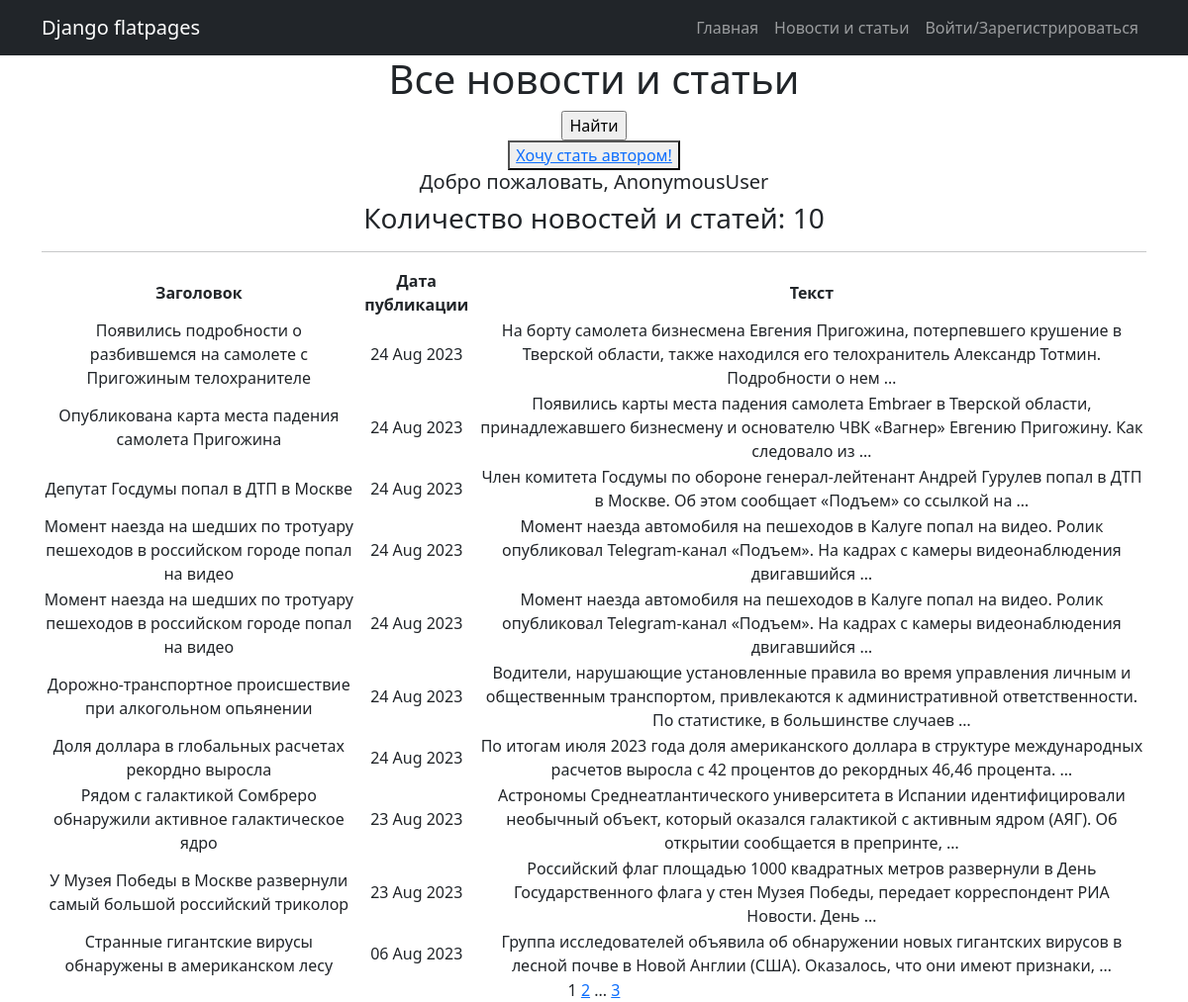
/posts/, run on an earlier commit of the app's database.
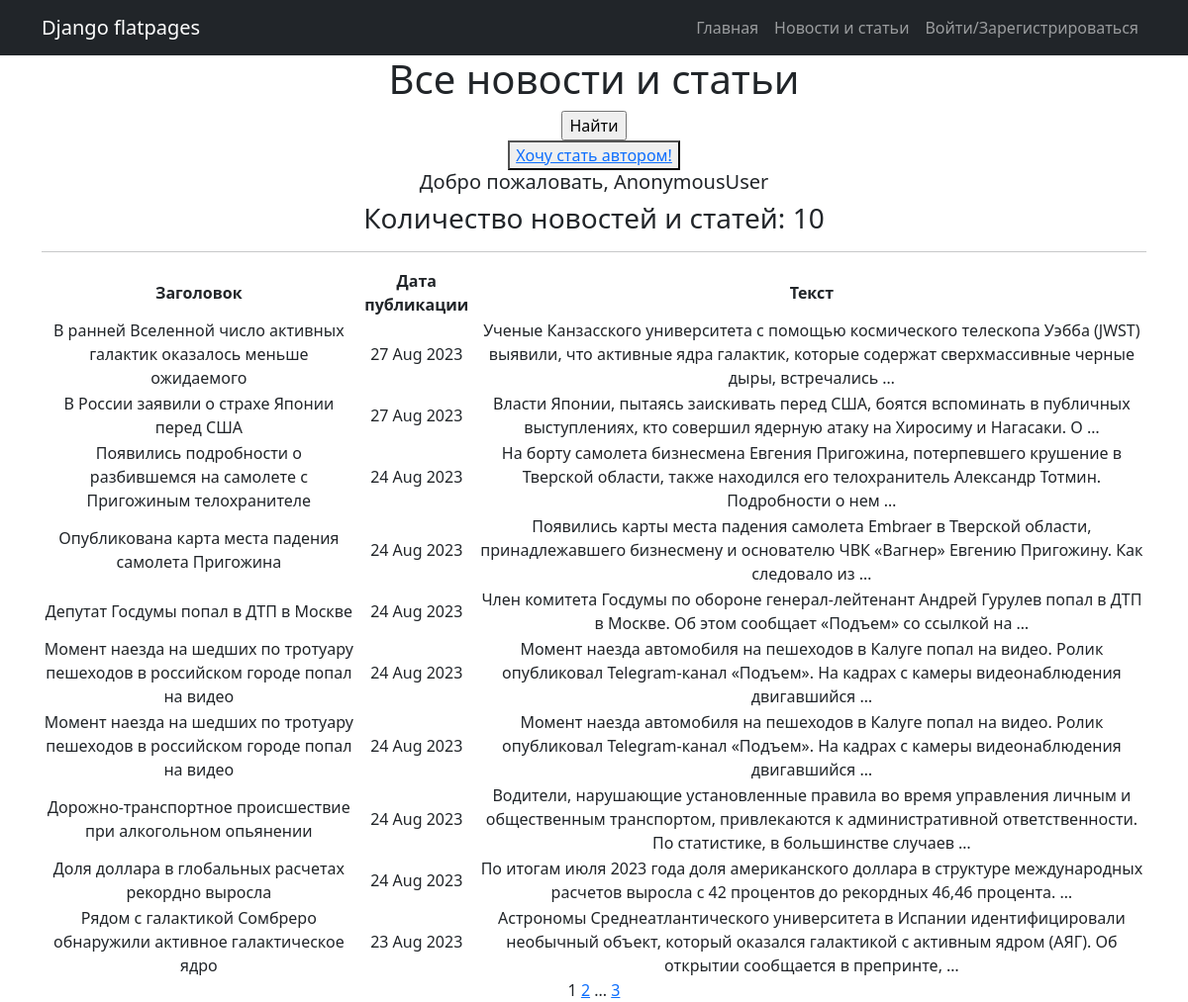
And on a later commit of the database.
### news/models.py (models this page shows, shortened)
class Post(models.Model):
    news = 'NW'
    article = 'AR'
    CHAPTER = [
        (news, 'Новость'),
        (article, 'Статья')
    ]
    post_type = models.CharField(max_length=2, choices=CHAPTER, default=news)
    post_time = models.DateTimeField(auto_now_add=True)
    headline = models.CharField(max_length=255)
    article_text = models.TextField()
    rating = models.IntegerField(default=0)
    post_author = models.ForeignKey(Author, on_delete=models.CASCADE)
    post_category = models.ManyToManyField(Category, through='PostCategory')

### news/views.py (the view)
# urls.py: path('', cache_page(60)(PostList.as_view()), name='post_list'),
class PostList(ListView):
    model = Post
    ordering = '-post_time'
    template_name = 'posts.html'
    context_object_name = 'posts'
    paginate_by = 10
    def get_context_data(self, **kwargs):
        context = super().get_context_data(**kwargs)
        context['is_not_author'] = not self.request.user.groups.filter(name='authors').exists()
        return context

### news/templatetags/custom_filters.py (called while the page is built)
@register.filter()
def censor(value):
    if not isinstance(value, str):
        raise TypeError()
    for word in bad_words:
        value = value.replace(word, word[0] + '*' * (len(word) - 1))
    return value

### news/templatetags/custom_tags.py (called while the page is built)
@register.simple_tag(takes_context=True)
def url_replace(context, **kwargs):
    d = context['request'].GET.copy()
    for k, v in kwargs.items():
        d[k] = v
    return d.urlencode()

### templates/posts.html (shortened to what this page needs)
{% extends 'flatpages/default.html' %}
{% load custom_filters %}
{% load custom_tags %}
{% block content %}
    <h1>Все новости и статьи</h1>
    <form action="" method="get">
        <input type="submit" value="Найти" />
    </form>
    {% if is_not_author %}
    <button> <a href="upgrade/"> Хочу стать автором! </a> </button>
    {% endif %}
    <h5>Добро пожаловать, {{ request.user }}</h5>
    <h3> Количество новостей и статей: {{ posts|length }}</h3>
    <hr>
    {% if posts %}
        <table>
            <tr>
                <td><b>Заголовок</b></td>
                <td><b>Дата публикации</b></td>
                <td><b>Текст</b></td>
            </tr>
            {% for post in posts %}
            <tr>
                <td>{{ post.headline|censor }}</td>
                <td>{{ post.post_time|date:'d M Y' }}</td>
                <td>{{ post.article_text|truncatewords:20|censor }}</td>
            </tr>
            {% endfor %}
        </table>
    {% else %}
        <h2>Новостей нет!</h2>
    {% endif %}
    {{ page_obj.number }}
    {% if page_obj.has_next %}
        <a href="?{% url_replace page=page_obj.next_page_number %}">{{ page_obj.next_page_number }}</a>
        {% if paginator.num_pages != page_obj.next_page_number %}
            ...
            <a href="?{% url_replace page=page_obj.paginator.num_pages %}">{{ page_obj.paginator.num_pages }}</a>
        {% endif %}
    {% endif %}
{% endblock content %}

What changed in the data, as far as the page shows it:
no longer on this page (row unchanged): Post: headline|censor "У Музея Победы в Москве развернули самый большой российский триколор", post_time "23 Aug 2023", article_text|censor "Российский флаг площадью 1000 квадратных метров развернули в День Государственного флага у стен Музея Победы, передает корреспондент РИА Новости. День …"
no longer on this page (row unchanged): Post: headline|censor "Странные гигантские вирусы обнаружены в американском лесу", post_time "06 Aug 2023", article_text|censor "Группа исследователей объявила об обнаружении новых гигантских вирусов в лесной почве в Новой Англии (США). Оказалось, что они имеют признаки, …"
added Post: headline|censor "В ранней Вселенной число активных галактик оказалось меньше ожидаемого", post_time "27 Aug 2023", article_text|censor "Ученые Канзасского университета с помощью космического телескопа Уэбба (JWST) выявили, что активные ядра галактик, которые содержат сверхмассивные черные дыры, встречались …"
added Post: headline|censor "В России заявили о страхе Японии перед США", post_time "27 Aug 2023", article_text|censor "Власти Японии, пытаясь заискивать перед США, боятся вспоминать в публичных выступлениях, кто совершил ядерную атаку на Хиросиму и Нагасаки. О …"
